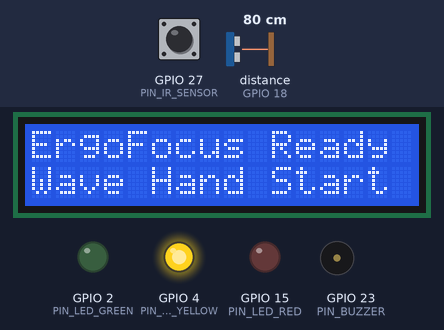
The sketch below on a simulated ESP32. Shown: 16×2 character LCD, output pins drawn as LEDs (lit = HIGH), buzzer (waves = sounding). The inputs (shaded band) are chosen by the test bench; at power-on: GPIO 27 (PIN_IR_SENSOR) HIGH, distance to the obstacle (sensor on GPIO 18) 80 cm. The echo pulse lasts 58.3 µs per cm; EEPROM starts erased; pins used as bus, display or sensor lines are not drawn.

Above: at 1.2 s.
1.3 s: GPIO 27 (PIN_IR_SENSOR) pulsed LOW 2 times (0.12 s each, 0.3 s apart)
At 2.2 s:
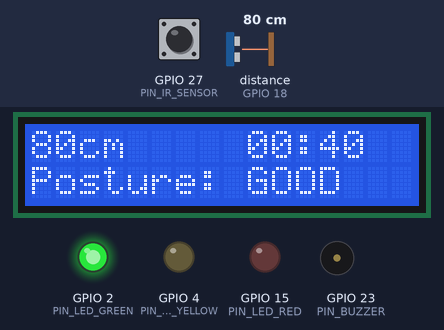
4.9 s: distance to the obstacle (sensor on GPIO 18) set to 2 cm
At 6.2 s:
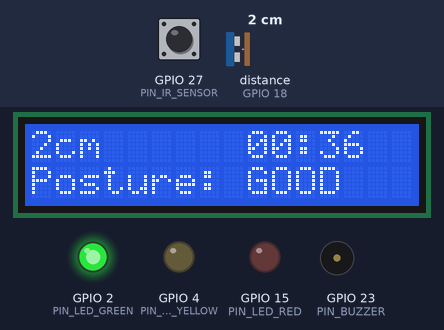
6.9 s: distance to the obstacle (sensor on GPIO 18) set to 4 cm
At 8.2 s:
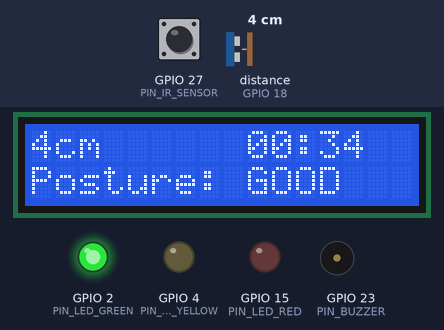
8.9 s: distance to the obstacle (sensor on GPIO 18) set to 9 cm
At 14.92 s:
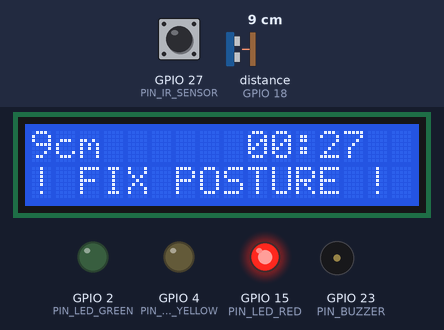
Timing chart, 0 to 43.0 s (numbered marks = the images above; inputs shaded):
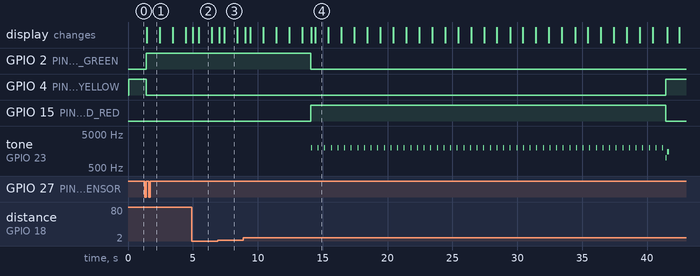

The sketch:

sketch_updated.ino
```cpp
#include <Wire.h>
#include <LiquidCrystal_I2C.h>
#include <Preferences.h>

// --- PIN DEFINITIONS (ESP32) ---
#define PIN_TRIG        5
#define PIN_ECHO        18
#define PIN_IR_SENSOR   27
#define PIN_BUZZER      23

#define PIN_LED_GREEN   2
#define PIN_LED_YELLOW  4
#define PIN_LED_RED     15

// --- CONSTANTS & CONFIGURATION ---
#define FOCUS_TIME_SEC  40 // 25 Minutes
#define BREAK_TIME_SEC  10  // 5 Minutes
#define HOLD_TIME_CALIB 4000      // 4 Seconds hold for calibration
#define SLOUCH_ALERT_MS 5000     // 15 Seconds continuous slouch warning

// --- SYSTEM STATES ---
enum SystemState {
  STATE_CALIB_UPRIGHT,
  STATE_CALIB_SLOUCH,
  STATE_READY,
  STATE_FOCUS,
  STATE_BREAK
};

// --- GLOBAL OBJECTS & VARIABLES ---
LiquidCrystal_I2C lcd(0x27, 16, 2);
Preferences prefs;

SystemState currentState = STATE_READY;

float idealDistance = 50.0;  // Default fallback (cm)
float slouchDistance = 30.0; // Default fallback (cm)
float thresholdDistance = 35.0;

unsigned long irPressStartTime = 0;
bool isIrPressed = false;
bool holdHandled = false;

unsigned long sessionStartTime = 0;
unsigned long slouchStartTime = 0;
bool isSlouching = false;
unsigned long lastSensorReadTime = 0;

float lastReadDistance = 0.0; // NEW: stores the most recent distance reading for live display

// --- FUNCTION DECLARATIONS ---
float readUltrasonicDistance();
void updateLEDs(bool green, bool yellow, bool red);
void playChime();
void playWarningChip();
void loadCalibration();
void saveCalibration();
String formatDistance(float d); // NEW: helper to format distance text consistently

void setup() {
  Serial.begin(115200);

  // Initialize Hardware Pins
  pinMode(PIN_TRIG, OUTPUT);
  pinMode(PIN_ECHO, INPUT);
  pinMode(PIN_IR_SENSOR, INPUT_PULLUP); // Active LOW for IR detection
  pinMode(PIN_BUZZER, OUTPUT);

  pinMode(PIN_LED_GREEN, OUTPUT);
  pinMode(PIN_LED_YELLOW, OUTPUT);
  pinMode(PIN_LED_RED, OUTPUT);

  // Initialize LCD
  lcd.init();
  lcd.backlight();

  // Load Saved Thresholds from ESP32 Flash Memory
  loadCalibration();

  // Boot into READY state
  currentState = STATE_READY;
  updateLEDs(false, true, false); // Yellow LED ON
  lcd.clear();
  lcd.setCursor(0, 0);
  lcd.print("ErgoFocus Ready ");
  lcd.setCursor(0, 1);
  lcd.print("Wave Hand Start ");
}

void loop() {
  unsigned long currentMillis = millis();

  // --- 1. TIME-DOMAIN IR GESTURE FILTERING ---
  bool irActive = (digitalRead(PIN_IR_SENSOR) == LOW); // LOW = Hand present

  if (irActive && !isIrPressed) {
    isIrPressed = true;
    irPressStartTime = currentMillis;
    holdHandled = false;
  }
  else if (irActive && isIrPressed) {
    // Check for 4-Second Hold (Triggers Calibration)
    if (!holdHandled && (currentMillis - irPressStartTime >= HOLD_TIME_CALIB)) {
      holdHandled = true;
      currentState = STATE_CALIB_UPRIGHT;
      lcd.clear();
      lcd.print("CALIBRATION MODE");
      lcd.setCursor(0, 1);
      lcd.print("Sit Up! Wave Hand");
      playChime();
    }
  }
  else if (!irActive && isIrPressed) {
    isIrPressed = false;
    unsigned long pressDuration = currentMillis - irPressStartTime;

    // Quick Wave (< 1 sec) Action
    if (!holdHandled && pressDuration < 1000) {
      if (currentState == STATE_READY || currentState == STATE_BREAK) {
        // Start Focus Session
        currentState = STATE_FOCUS;
        sessionStartTime = currentMillis;
        slouchStartTime = 0;
        isSlouching = false;
        lastSensorReadTime = 0;       // force an immediate distance read on entry
        lastReadDistance = 0.0;
        updateLEDs(true, false, false); // Green LED ON
        lcd.clear();
      }
      else if (currentState == STATE_CALIB_UPRIGHT) {
        idealDistance = readUltrasonicDistance();
        currentState = STATE_CALIB_SLOUCH;

        // NEW: Clearly show the measured upright distance to the user
        lcd.clear();
        lcd.setCursor(0, 0);
        lcd.print("Upright: " + formatDistance(idealDistance));
        lcd.setCursor(0, 1);
        lcd.print("Now Slouch+Wave");
        playChime();
        delay(1800); // give the user time to read the number before it moves on
        lcd.clear();
        lcd.setCursor(0, 0);
        lcd.print("CALIBRATION MODE");
        lcd.setCursor(0, 1);
        lcd.print("Slouch & Wave...");
      }
      else if (currentState == STATE_CALIB_SLOUCH) {
        slouchDistance = readUltrasonicDistance();
        saveCalibration();
        currentState = STATE_READY;
        updateLEDs(false, true, false); // Yellow LED ON

        // NEW: Show slouch distance and the final calculated threshold clearly
        lcd.clear();
        lcd.setCursor(0, 0);
        lcd.print("Slouch: " + formatDistance(slouchDistance));
        lcd.setCursor(0, 1);
        lcd.print("Thresh: " + formatDistance(thresholdDistance));
        delay(2500); // hold this summary on screen long enough to read

        lcd.clear();
        lcd.setCursor(0, 0);
        lcd.print("ErgoFocus Ready ");
        lcd.setCursor(0, 1);
        lcd.print("Wave Hand Start ");
      }
    }
  }

  // --- 2. STATE MACHINE LOGIC ---
  switch (currentState) {

    case STATE_FOCUS: {
      unsigned long elapsedSec = (currentMillis - sessionStartTime) / 1000;
      if (elapsedSec >= FOCUS_TIME_SEC) {
        // Focus Ended -> Transition to Break
        currentState = STATE_BREAK;
        sessionStartTime = currentMillis;
        updateLEDs(false, true, false); // Yellow LED ON
        playChime();
        lcd.clear();
        break;
      }

      int remainingSec = FOCUS_TIME_SEC - elapsedSec;
      int mins = remainingSec / 60;
      int secs = remainingSec % 60;

      // Monitor Posture every 500ms (this also refreshes the live distance reading)
      if (currentMillis - lastSensorReadTime >= 500) {
        lastSensorReadTime = currentMillis;
        lastReadDistance = readUltrasonicDistance();

        if (lastReadDistance < thresholdDistance && lastReadDistance > 5.0) {
          if (!isSlouching) {
            isSlouching = true;
            slouchStartTime = currentMillis;
          } else if (currentMillis - slouchStartTime >= SLOUCH_ALERT_MS) {
            // Slouch Warning Triggered
            updateLEDs(false, false, true); // Red LED ON
            lcd.setCursor(0, 1);
            lcd.print("! FIX POSTURE ! ");
            playWarningChip();
          }
        } else {
          isSlouching = false;
          slouchStartTime = 0;
          updateLEDs(true, false, false); // Green LED ON
          lcd.setCursor(0, 1);
          lcd.print("Posture: GOOD   ");
        }
      }

      // NEW: Top line now shows LIVE distance (left corner) + countdown timer (right side)
      lcd.setCursor(0, 0);
      lcd.print(formatDistance(lastReadDistance)); // e.g. "34cm" - left corner

      lcd.setCursor(9, 0);
      if (mins < 10) lcd.print("0");
      lcd.print(mins);
      lcd.print(":");
      if (secs < 10) lcd.print("0");
      lcd.print(secs);

      break;
    }

    case STATE_BREAK: {
      unsigned long elapsedSec = (currentMillis - sessionStartTime) / 1000;
      if (elapsedSec >= BREAK_TIME_SEC) {
        // Break Completed -> Transition to Ready State (Post-Break Rule)
        currentState = STATE_READY;
        updateLEDs(false, true, false); // Solid Yellow LED

        // End-of-break alert
        playChime();
        for(int i = 0; i < 3; i++) {
          digitalWrite(PIN_LED_YELLOW, LOW);
          delay(150);
          digitalWrite(PIN_LED_YELLOW, HIGH);
          delay(150);
        }

        lcd.clear();
        lcd.setCursor(0, 0);
        lcd.print("Break Completed!");
        lcd.setCursor(0, 1);
        lcd.print("Wave Hand Start ");
        break;
      }

      int remainingSec = BREAK_TIME_SEC - elapsedSec;
      int mins = remainingSec / 60;
      int secs = remainingSec % 60;

      // Update LCD Display
      lcd.setCursor(0, 0);
      lcd.print("BREAK   ");
      if (mins < 10) lcd.print("0");
      lcd.print(mins);
      lcd.print(":");
      if (secs < 10) lcd.print("0");
      lcd.print(secs);
      lcd.print(" ");

      lcd.setCursor(0, 1);
      lcd.print("Rest & Stretch! ");
      break;
    }

    default:
      break;
  }
}

// --- HELPER FUNCTIONS ---
float readUltrasonicDistance() {
  digitalWrite(PIN_TRIG, LOW);
  delayMicroseconds(2);
  digitalWrite(PIN_TRIG, HIGH);
  delayMicroseconds(10);
  digitalWrite(PIN_TRIG, LOW);

  long duration = pulseIn(PIN_ECHO, HIGH, 30000); // 30ms timeout
  if (duration == 0) return 100.0; // Default safe distance if out of range
  return duration * 0.0343 / 2.0;
}

void updateLEDs(bool green, bool yellow, bool red) {
  digitalWrite(PIN_LED_GREEN, green ? HIGH : LOW);
  digitalWrite(PIN_LED_YELLOW, yellow ? HIGH : LOW);
  digitalWrite(PIN_LED_RED, red ? HIGH : LOW);
}

void playChime() {
  tone(PIN_BUZZER, 1000, 100);
  delay(120);
  tone(PIN_BUZZER, 1500, 150);
}

void playWarningChip() {
  tone(PIN_BUZZER, 2000, 80);
}

void loadCalibration() {
  prefs.begin("ergofocus", true);
  idealDistance = prefs.getFloat("ideal", 50.0);
  slouchDistance = prefs.getFloat("slouch", 30.0);
  prefs.end();

  thresholdDistance = slouchDistance + 4.0;
}

void saveCalibration() {
  prefs.begin("ergofocus", false);
  prefs.putFloat("ideal", idealDistance);
  prefs.putFloat("slouch", slouchDistance);
  prefs.end();

  thresholdDistance = slouchDistance + 4.0;
}

// NEW: Formats a distance value into a short, fixed-width, padded string like "34cm" or "100cm"
// Keeps LCD columns aligned so old digits don't linger on screen after updates.
String formatDistance(float d) {
  int rounded = (int)(d + 0.5);
  String s = String(rounded) + "cm";
  while (s.length() < 6) s += " "; // pad to 6 chars so it always overwrites cleanly
  return s;
}
```

Measured:
- after the input at 1.3 s, GPIO 2 (PIN_LED_GREEN): LOW → HIGH after 0.12 s; GPIO 4 (PIN_LED_YELLOW): HIGH → LOW after 0.12 s; the display: changes after 0.16 s (image 1)
- after the input at 8.9 s, GPIO 2 (PIN_LED_GREEN): HIGH → LOW after 5.2 s instead of 32.5 s; GPIO 15 (PIN_LED_RED): LOW → HIGH after 5.2 s, → LOW 27.3 s later
- by itself, tone on GPIO 23 (PIN_BUZZER): plays 2000 Hz for 0.08 s, 2000 Hz for 0.08 s, 2000 Hz for 0.08 s, 2000 Hz for 0.08 s, 2000 Hz for 0.08 s, 2000 Hz for 0.08 s … (56 notes in this stretch)
- what the display in image 2 shows lasts 1.0 s, from 5.4 s to 6.4 s
